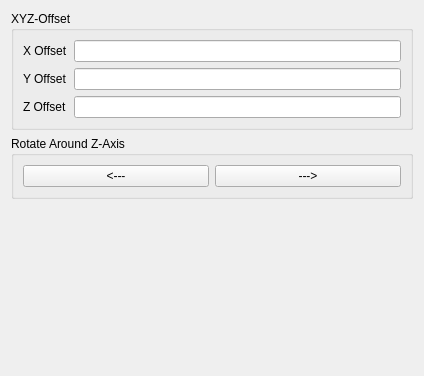
<?xml version="1.0" encoding="UTF-8"?>
<ui version="4.0">
 <class>Form</class>
 <widget class="QWidget" name="Form">
  <property name="geometry">
   <rect>
    <x>0</x>
    <y>0</y>
    <width>424</width>
    <height>376</height>
   </rect>
  </property>
  <property name="windowTitle">
   <string>Form</string>
  </property>
  <layout class="QVBoxLayout" name="verticalLayout">
   <item>
    <widget class="QGroupBox" name="groupBox">
     <property name="title">
      <string>XYZ-Offset</string>
     </property>
     <layout class="QGridLayout" name="gridLayout_2">
      <item row="3" column="2">
       <widget class="Gui::InputField" name="Yoffset">
        <property name="unit" stdset="0">
         <string notr="true"/>
        </property>
       </widget>
      </item>
      <item row="3" column="0">
       <widget class="QLabel" name="zlabel">
        <property name="text">
         <string>Z Offset</string>
        </property>
       </widget>
      </item>
      <item row="1" column="2">
       <widget class="Gui::InputField" name="Xoffset">
        <property name="text">
         <string/>
        </property>
        <property name="unit" stdset="0">
         <string notr="true"/>
        </property>
       </widget>
      </item>
      <item row="2" column="0">
       <widget class="QLabel" name="ylabel">
        <property name="text">
         <string>Y Offset</string>
        </property>
       </widget>
      </item>
      <item row="1" column="0">
       <widget class="QLabel" name="xlabel">
        <property name="text">
         <string>X Offset</string>
        </property>
       </widget>
      </item>
      <item row="2" column="2">
       <widget class="Gui::InputField" name="Zoffset"/>
      </item>
     </layout>
    </widget>
   </item>
   <item>
    <widget class="QGroupBox" name="groupBox_3">
     <property name="title">
      <string>Rotate Around Z-Axis</string>
     </property>
     <layout class="QGridLayout" name="gridLayout_4">
      <item row="1" column="1">
       <widget class="QPushButton" name="pushButton">
        <property name="text">
         <string>---&gt;</string>
        </property>
       </widget>
      </item>
      <item row="1" column="0">
       <widget class="QPushButton" name="pushButton_2">
        <property name="text">
         <string>&lt;---</string>
        </property>
       </widget>
      </item>
     </layout>
    </widget>
   </item>
   <item>
    <spacer name="verticalSpacer">
     <property name="orientation">
      <enum>Qt::Vertical</enum>
     </property>
     <property name="sizeHint" stdset="0">
      <size>
       <width>20</width>
       <height>40</height>
      </size>
     </property>
    </spacer>
   </item>
  </layout>
 </widget>
 <customwidgets>
  <customwidget>
   <class>Gui::InputField</class>
   <extends>QLineEdit</extends>
   <header>Gui/InputField.h</header>
  </customwidget>
 </customwidgets>
 <resources/>
 <connections/>
</ui>
